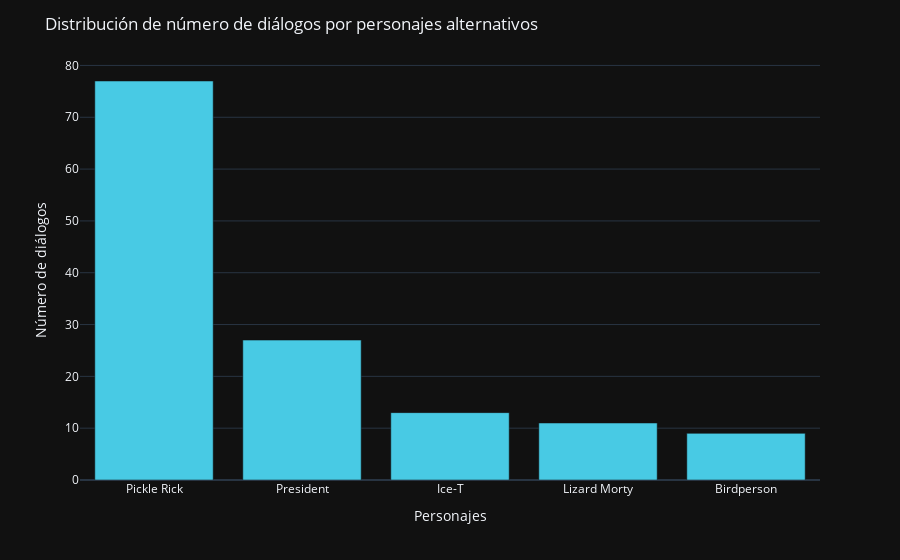

Notebook source saved alongside this figure:
### Code cell
fig = px.bar(
    df_ricks_grouped[::-1], x='name', y='count',
    template='plotly_dark'
)
fig = fig.update_layout(
    title = dict(
        text = "Distribución de número de diálogos por personajes alternativos"
    ),
    xaxis = dict(
        title = 'Personajes'
    ),
    yaxis = dict(
        title = 'Número de diálogos'
    )
)
fig = fig.update_traces(
    marker_color='#48cae4'
)
fig.show()

### Figure 1 — Plotly figure (JSON) as saved in the notebook; plotly's stock layout.template omitted (floating-point values rounded to 4 significant figures)
{"data": [{"alignmentgroup": "True", "hovertemplate": "name=%{x}<br>count=%{y}<extra></extra>", "legendgroup": "", "marker": {"color": "#48cae4"}, "name": "", "offsetgroup": "", "orientation": "v", "showlegend": false, "textposition": "auto", "type": "bar", "x": ["Pickle Rick", "President", "Ice-T", "Lizard Morty", "Birdperson"], "xaxis": "x", "y": [77, 27, 13, 11, 9], "yaxis": "y"}], "layout": {"barmode": "relative", "legend": {"tracegroupgap": 0}, "margin": {"t": 60}, "title": {"text": "Distribución de número de diálogos por personajes alternativos"}, "xaxis": {"anchor": "y", "domain": [0, 1], "title": {"text": "Personajes"}}, "yaxis": {"anchor": "x", "domain": [0, 1], "title": {"text": "Número de diálogos"}}}}
